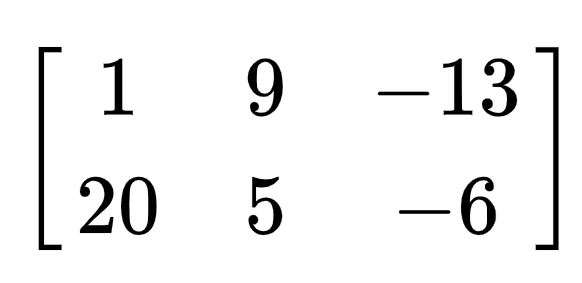
#> input picture Matrix_Recognition/images/image.png, 582 x 283 px
$ python block_detection.py
#> lines starting #> are read from the running program, lines starting #| are printed output that depends on the picture; after the words box and inside, x2 and y2 are one past the last pixel; in counts of white or black regions, pixels touching at a corner belong together
import cv2
import numpy as np
import os

class SymbolBlock:
    def __init__(self, image, top_left, bottom_right):
        self.image = image
        self.top_left = top_left
        self.bottom_right = bottom_right
        self.symbol = None

    def __str__(self):
        return f"Symbol: {self.symbol}, Top-left: {self.top_left}, Bottom-right: {self.bottom_right}"

def detect_blocks_using_connected_components(image_path, output_dir):
    # Load the image
#> called with image_path = 'images/image.png', output_dir = 'images/blocks'
    image_ori = cv2.imread(image_path)
#> image_ori is the input picture: shape (283, 582, 3); min 0, max 255, mean 241.2
    image = cv2.resize(image_ori, (582,283))
    gray = cv2.cvtColor(image, cv2.COLOR_BGR2GRAY)

    # Apply adaptive thresholding
    _, binary_not = cv2.threshold(gray, 110, 255, cv2.THRESH_BINARY)
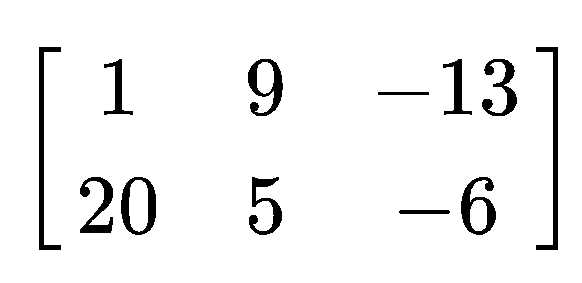
#> binary_not: shape (283, 582); 94.8% white; 12 black regions, largest, box (x1, y1, x2, y2) and area: (39, 47, 61, 250) 1185, (536, 47, 558, 250) 1185, (461, 177, 496, 235) 861

    binary = cv2.bitwise_not(binary_not)

    # Use morphological operations to enhance the image
    kernel = np.ones((30, 30), np.uint8)
    dilated = cv2.dilate(binary, kernel, iterations=1)
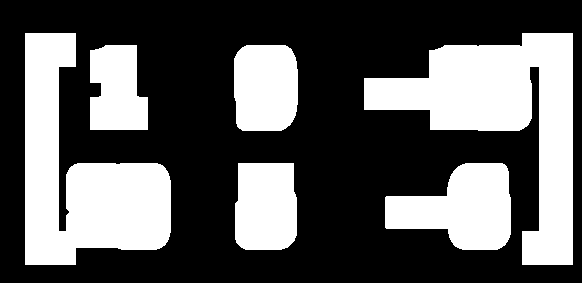
#> dilated: shape (283, 582); 35.7% white; 6 white regions, box (x1, y1, x2, y2) and area: (364, 33, 573, 265) 19546, (25, 33, 171, 265) 17687, (385, 163, 511, 250) 7221, (234, 45, 298, 131) 5138, (235, 163, 297, 250) 5065, (90, 45, 148, 130) 4153
    eroded = cv2.erode(dilated, kernel, iterations=1)
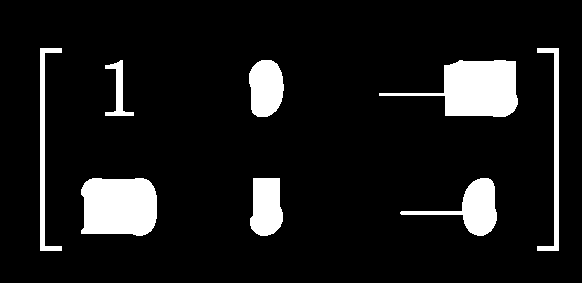
#> eroded: shape (283, 582); 9.8% white; 8 white regions, largest, box (x1, y1, x2, y2) and area: (379, 60, 518, 117) 4116, (81, 178, 157, 236) 3970, (400, 178, 497, 236) 1885

    # Perform connected components analysis
    num_labels, labels, stats, centroids = cv2.connectedComponentsWithStats(eroded, connectivity=8)
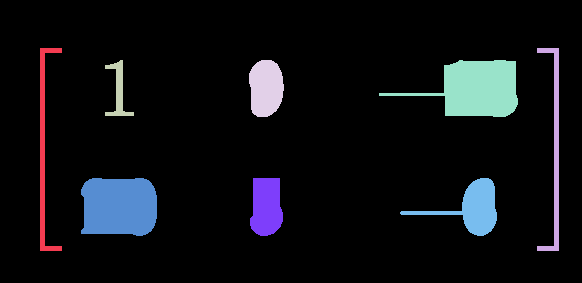
#> labels: shape (283, 582) int32; 9 distinct labels, from 0 to 8; one colour per label, 0 black
#> num_labels = 9; stats = [[0, 0, 582, 283, 148623], [40, 48, 22, 203, 1185], [537, 48, 22, 203, 1185], [105, 60, 29, 56, 528], [249, 60, 35, 57, 1629], [379, 60, 139, 57, 4116], [81, 178, 76, 58, 3970], [250, 178, 33, 58, 1585], [400, 178, 97, 58, 1885]]; centroids = [[288.6, 139.8], [43.58, 149], [554.4, 149], [118.2, 90.31], [265.5, 87.65], [476.8, 88.33], [118.8, 206.1], [266, 206.1], [473.1, 207.5]]

    # Create a list to store SymbolBlock objects
    blocks = []

    # Filter and draw rectangles around the blocks, and save each block as an image
    for i in range(1, num_labels):  # Skip the background label
        x, y, w, h, area = stats[i]
        if area > 50:  # Filter small components
            top_left = (x, y)
            bottom_right = (x + w, y + h)

            # Ensure correct assignment of top-left and bottom-right corners
            assert top_left[0] <= bottom_right[0], "Top-left x-coordinate should be less than or equal to bottom-right x-coordinate"
            assert top_left[1] <= bottom_right[1], "Top-left y-coordinate should be less than or equal to bottom-right y-coordinate"

            block_image = image[y:y+h, x:x+w]

            # Create a SymbolBlock object and add it to the list
            block = SymbolBlock(block_image, top_left, bottom_right)
            blocks.append(block)

            # Save the block image
            block_image_path = f"{output_dir}/block_{i}.png"
            cv2.imwrite(block_image_path, block_image)
            # print(f"Saved block image: {block_image_path}")

            # Draw the rectangle
            cv2.rectangle(image, top_left, bottom_right, (0, 255, 0), 2)
#> this loop made 8 passes
#> (x, y, w, h, area) on passes 1 to 8: (40, 48, 22, 203, 1185), (537, 48, 22, 203, 1185), (105, 60, 29, 56, 528), (249, 60, 35, 57, 1629), (379, 60, 139, 57, 4116), (81, 178, 76, 58, 3970), (250, 178, 33, 58, 1585), (400, 178, 97, 58, 1885)
#> pass 1, in detect_blocks_using_connected_components, `block_image = image[y:y+h, x:x+w]`:
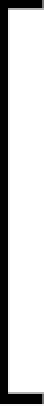
#> block_image: shape (203, 22, 3) (shown 2 times larger); min 0, max 255, mean 198.6
#> after the loop:
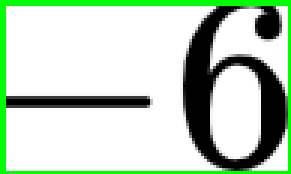
#> block_image: shape (58, 97, 3) (shown 3 times larger); mean B, G, R 188.7, 209.3, 188.7
#> after the loop:
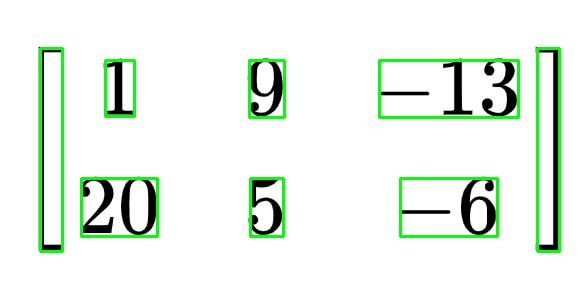
#> image: shape (283, 582, 3); 4.36% of pixels changed, all inside (x1, y1, x2, y2) = (39, 47, 561, 253)
#> after the loop, blocks = 8 items

    # Display the result
    cv2.imshow('Detected Blocks', image)
    cv2.waitKey(0)
    cv2.destroyAllWindows()

    return blocks

def is_matrix_present(blocks):
    if not blocks:
        return False

    # Separate blocks into brackets and number
    brackets = [block for block in blocks if block.symbol == '[' or block.symbol == ']']
    numbers = [block for block in blocks if block.symbol != '[' or block.symbol != ']']

    if not brackets or not numbers:
        return False

    # Calculate average size of brackets and numbers
    bracket_areas = [abs((block.bottom_right[1] - block.top_left[1])) for block in brackets]
    number_areas = [abs((block.bottom_right[1] - block.top_left[1])) for block in numbers]

    print(len(bracket_areas))
    print(len(number_areas))

    avg_bracket_area = sum(bracket_areas) / len(bracket_areas)
    avg_number_area = sum(number_areas) / len(number_areas)

    # Compare the average size of brackets to the average size of numbers
    if avg_bracket_area > avg_number_area*2:
        return True
    else:
        return False

def output_matrix_in_latex(blocks):
    # Sort blocks by their y-coordinate (top-left corner) to determine rows
    blocks.sort(key=lambda block: block.top_left[1])

    rows = []
    current_row = []
    current_y = blocks[0].top_left[1]

    for block in blocks:
        if abs(block.top_left[1] - current_y) > 20:  # New row if y-coordinate difference is significant
            rows.append(current_row)
            current_row = []
            current_y = block.top_left[1]
        current_row.append(block)
    rows.append(current_row)  # Append the last row

    # Sort each row by the x-coordinate (left to right)
    for row in rows:
        row.sort(key=lambda block: block.top_left[0])

    # Generate LaTeX code for the matrix
    latex_matrix = "\\begin{bmatrix}\n"
    for row in rows:
        row_symbols = " & ".join([block.symbol for block in row])
        latex_matrix += row_symbols + " \\\\\n"
    latex_matrix += "\\end{bmatrix}"

    return latex_matrix


if __name__ == "__main__":
    # Path to the image
    image_path = 'images/image.png'
    output_dir = 'images/blocks'
    # Create the output directory if it doesn't exist
    os.makedirs(output_dir, exist_ok=True)

    # Detect blocks and save them as separate images
    blocks = detect_blocks_using_connected_components(image_path, output_dir)
#> blocks = 8 items

    blocks[0].symbol = "["
    blocks[1].symbol = "]"
    blocks[2].symbol = "1"
    blocks[3].symbol = "4"
    blocks[4].symbol = "-13"
    blocks[5].symbol = "20"
    blocks[6].symbol = "5"
    blocks[7].symbol = "-6"


    is_mat = is_matrix_present(blocks)
#> in is_matrix_present, `brackets = [block for block in blocks if block.symbol == '[' or block...`: brackets = 2 items
#> in is_matrix_present, `numbers = [block for block in blocks if block.symbol != '[' or block.s..`: numbers = 8 items
#> in is_matrix_present, `bracket_areas = [abs((block.bottom_right[1] - block.top_left[1])) for ..`: bracket_areas = [203, 203]
#> in is_matrix_present, `number_areas = [abs((block.bottom_right[1] - block.top_left[1])) for b..`: number_areas = [203, 203, 56, 57, 57, 58, 58, 58]
#| 2
#| 8
#> in is_matrix_present, `avg_bracket_area = sum(bracket_areas) / len(bracket_areas)`: avg_bracket_area = 203
#> in is_matrix_present, `avg_number_area = sum(number_areas) / len(number_areas)`: avg_number_area = 93.75
#> is_mat = True
    print(is_mat)
#| True
    print(output_matrix_in_latex(blocks))
#> in output_matrix_in_latex, `current_y = blocks[0].top_left[1]`: current_y = 48
#> the loop in output_matrix_in_latex, `for block in blocks:` made 8 passes
#> current_y on pass 6: 178
#> after the loop in output_matrix_in_latex, `for block in blocks:`: current_row = 3 items; current_y = 178; rows = 1 item
#> the loop in output_matrix_in_latex, `for row in rows:` made 2 passes
#| \begin{bmatrix}
#| [ & 1 & 4 & -13 & ] \\
#| 20 & 5 & -6 \\
#| \end{bmatrix}

    # Print the details of each block
    # for block in blocks:
    #     print(block)
